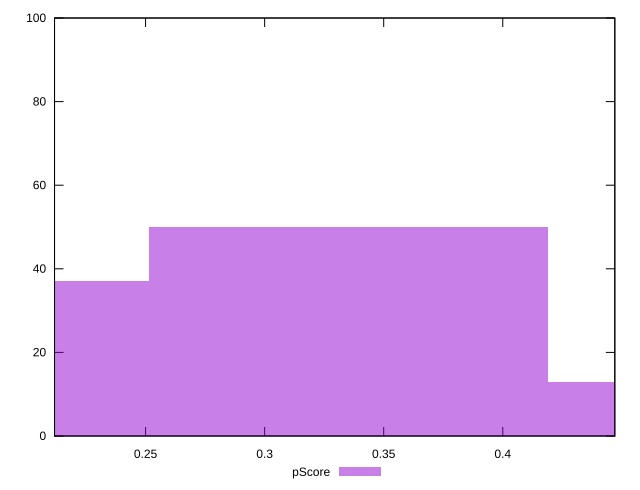

This figure's gnuplot source:
reset

$pScore <<EOF
0.3352172765735024 50
0.1676086382867512 37
0.5028259148602536 13
EOF

set key outside below
set boxwidth 0.1676086382867512
set xrange [0.2117647058823529:0.4470588235294118]
set yrange [0:100]
set trange [0:100]
set style fill transparent solid 0.5 noborder
set terminal svg size 640, 490 enhanced background rgb 'white'
set output "report_00015_2021-02-09T16-11-33.973Z/uses-text-compression/samples/pages+cached+noadtech+nomedia/pScore/histogram.svg"

plot $pScore title "pScore" with boxes

reset
